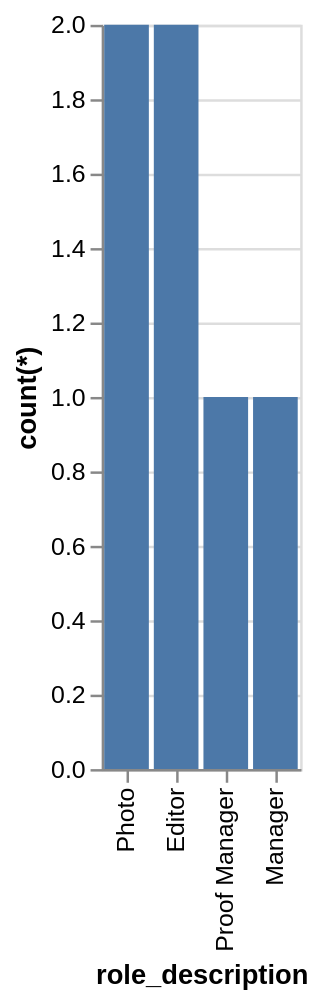

Describe this chart as a Vega-Lite specification.
### Vega-Lite specification from a JSON file in a GitHub repository (floating-point values rounded to 4 significant figures)
{"data": {"values": [{"x_data": "Photo", "y_data": 2}, {"x_data": "Editor", "y_data": 2}, {"x_data": "Proof Manager", "y_data": 1}, {"x_data": "Manager", "y_data": 1}]}, "mark": "bar", "encoding": {"x": {"field": "x_data", "type": "nominal", "title": "role_description", "sort": {"op": "sum", "field": "y_data", "order": "descending"}}, "y": {"field": "y_data", "type": "quantitative", "title": "count(*)"}}}
